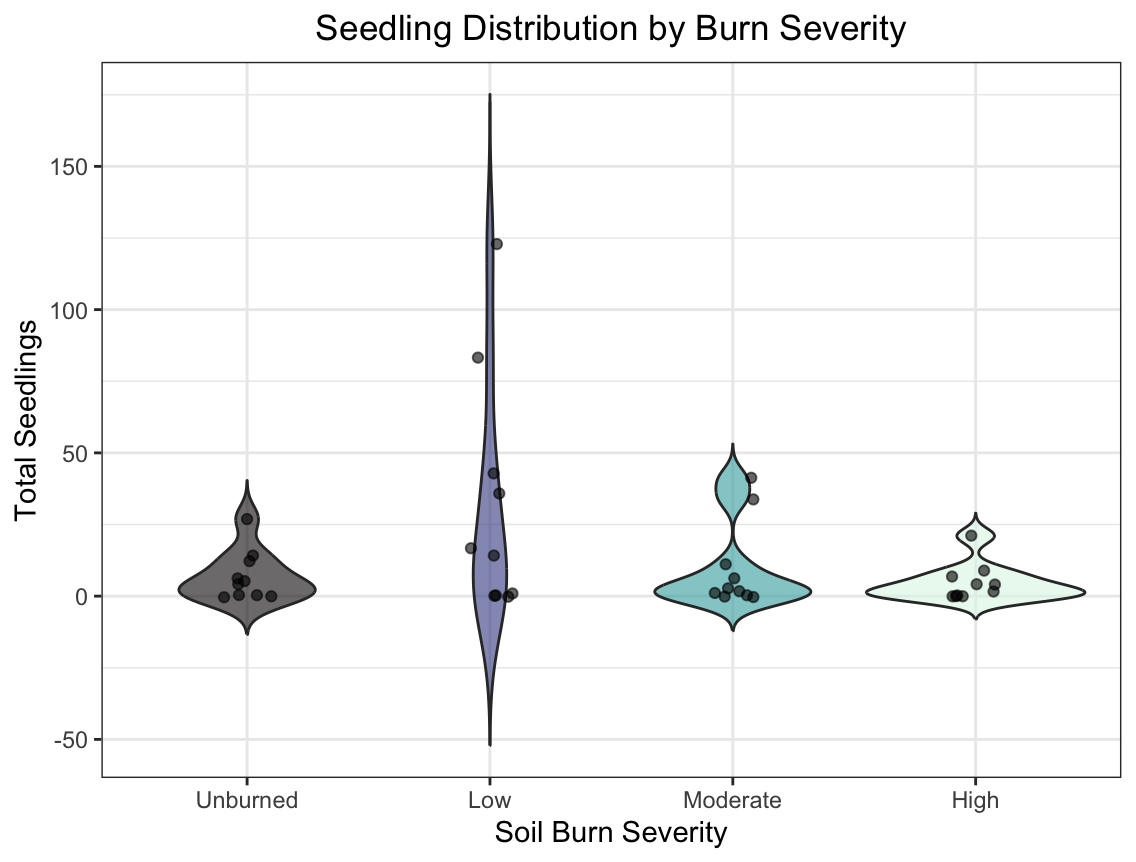

Write R code to recreate this figure.
# ===============================================
# Script: seedlings_per_severity.R
# Purpose: Load cleaned data and create a violin 
#         distribution of seedling counts per SBS
# Author: Helena Kroleski
# Date: Fall 2025
# ===============================================

# Install packages that may be used 
install.packages("tidyverse")
install.packages("readxl")
install.packages("viridis")

# Load libraries
library(tidyverse)   # For ggplot2, etc.
library(readxl)      # For reading excel files
library(viridis)     # For colorblind-friendly palettes

# Load cleaned data located in Kroleski_GEOG563 Data folder
LHData <- read_excel("Data/fresh_n_clean_LH_Data.xlsx")

# Compute total seedlings across species for each plot
LHData <- LHData %>%
  mutate(Seedlings_total = `100SeedDF_total` + `100SeedWH_total` + 
    `100SeedWRC_total` + `100SeedOther_total`)

# Convert Soil Burn Severity to factor with full names 
LHData$SoilSev <- factor(LHData$SoilSev,
                         levels = c("Un", "Low", "Mod", "High"),
                         labels = c("Unburned", "Low", "Moderate", "High"))

# Create violin distribtuion 

ggplot(LHData, aes(x = SoilSev, y = Seedlings_total, fill = SoilSev)) +
  geom_violin(trim = FALSE, alpha = 0.6) +
  geom_jitter(width = 0.1, alpha = 0.6) +
  scale_fill_viridis_d(option = "mako") +
  theme_bw() +
  labs(title = "Seedling Distribution by Burn Severity",
  x = "Soil Burn Severity", y = "Total Seedlings") +
  theme(legend.position = "none",
  plot.title = element_text(hjust = 0.5))

# ===============================================
